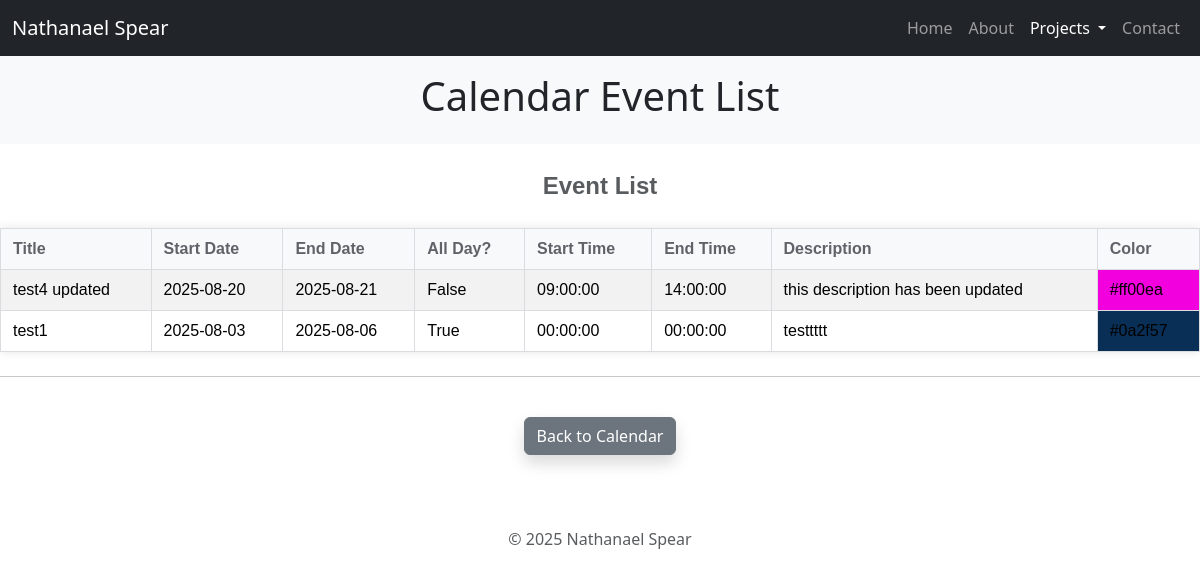
The app's page /projects/schedulingCalendar/eventViewer, older data.
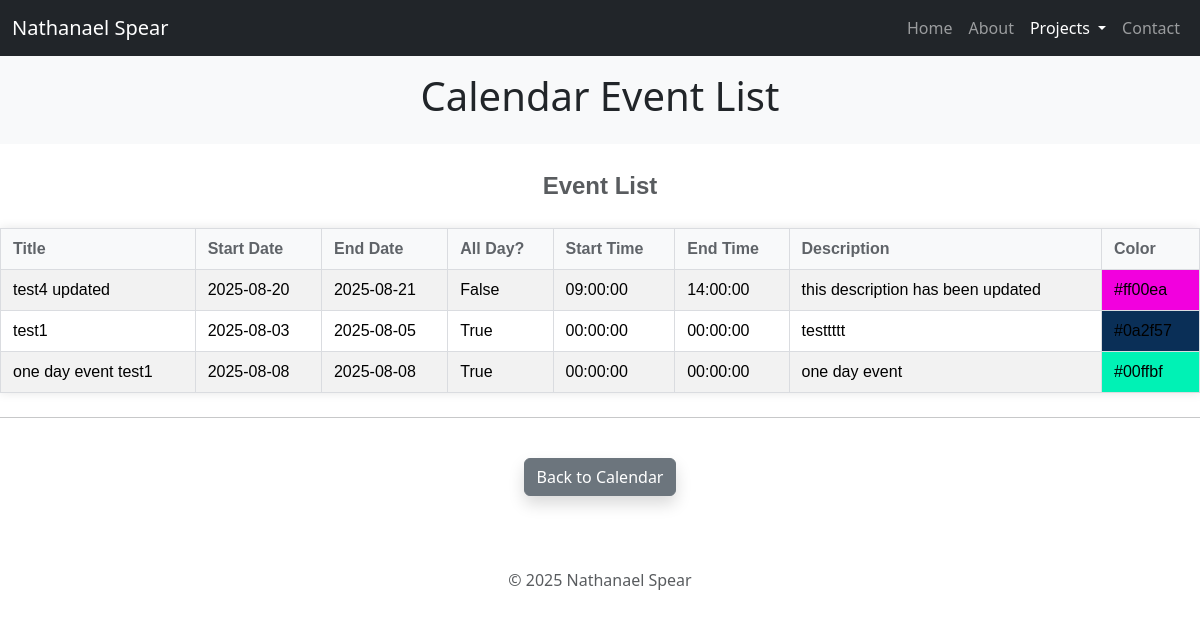
The same page, newer data.
### models.py (models this page shows, shortened)
class ScheduleEventList(db.Model):
    id = db.Column(db.Integer, primary_key = True)
    title = db.Column(db.String(200), nullable = False)
    start_date = db.Column(db.Date, nullable = False)
    end_date = db.Column(db.Date, nullable = True)
    start_time = db.Column(db.Time, nullable = True)
    end_time = db.Column(db.Time, nullable = True)
    all_day = db.Column(db.Boolean, nullable = False, default = False)
    description = db.Column(db.String(500), nullable = True)
    url = db.Column(db.String(200), nullable = True)
    color = db.Column(db.String(7), default = "#007bff")
    class_name = db.Column(db.String(50), nullable = True)

### routes/projects.py (the view)
@projects_bp.route('/schedulingCalendar/eventViewer', methods = ['GET'])
def eventViewer_Page():
    events = ScheduleEventList.query.all()
    return render_template('projects/schedulerproject/eventViewer.html', active_page = 'schedulingCalendar', events = events)

### templates/projects/schedulerproject/eventViewer.html (shortened to what this page needs)
{% extends "base.html" %}
{% block content %}
    <div class='py-3 bg-light'>
        <h1 class="text-center">Calendar Event List</h1>
    </div>
    <div class="fade-in">
        <div id="event-table-container">
            <table class="table table-striped table-hover caption-top spreadsheet-table mb-4">
                <caption class="text-center fs-4 fw-bold mb-3 mt-3">Event List</caption>
                <thead>
                    <tr>
                        <th class="sort" data-sort="title">Title</th>
                        <th class="sort" data-sort="start_date">Start Date</th>
                        <th class="sort" data-sort="end_date">End Date</th>
                        <th class="sort" data-sort="all_day">All Day?</th>
                        <th class="sort" data-sort="start_time">Start Time</th>
                        <th class="sort" data-sort="end_time">End Time</th>
                        <th class="sort" data-sort="description">Description</th>
                        <th class="sort" data-sort="color">Color</th>
                    </tr>
                </thead>
                <tbody class="list">
                    {% for event in events %}
                    <tr>
                        <td class="title">{{ event.title }}</td>
                        <td class="start_date">{{ event.start_date }}</td>
                        <td class="end_date">{{ event.end_date }}</td>
                        <td class="all_day">{{ event.all_day }}</td>
                        <td class="start_time">{{ event.start_time }}</td>
                        <td class="end_time">{{ event.end_time }}</td>
                        <td class="description">{{ event.description }}</td>
                        <td style="{% if event.color %}background-color: {{ event.color }};{% endif %}" class="color">{{ event.color if event.color else 'No Color' }}</td>
                    </tr>
                    {% endfor %}
                </tbody>
            </table>
        </div>
        <hr>
        <div class="d-flex justify-content-center">
            <button class="btn btn-secondary mt-4 shadow" id="back-to-calendar-btn">
                Back to Calendar
            </button>
        </div>
    </div>
{% endblock %}

### templates/base.html (shortened to what this page needs)
<!DOCTYPE html>
<html lang="en">
<head>
  <link href="https://cdn.jsdelivr.net/npm/bootstrap@5.3.7/dist/css/bootstrap.min.css" rel="stylesheet">
  <link rel="stylesheet" href="https://cdn.jsdelivr.net/npm/bootstrap-icons@1.13.1/font/bootstrap-icons.min.css">
  <link rel="stylesheet" type='text/css' href="https://cdn.jsdelivr.net/gh/devicons/devicon@latest/devicon.min.css" />
  <link rel="stylesheet" href="https://cdnjs.cloudflare.com/ajax/libs/font-awesome/6.4.0/css/all.min.css">
  <link rel="stylesheet" href="https://cdn.jsdelivr.net/npm/flatpickr/dist/flatpickr.min.css">
  <link rel="stylesheet" href="{{ url_for('static', filename='css/style.css') }}">
</head>
<body>
<nav class="navbar navbar-expand-lg navbar-dark bg-dark">
  <div class="container-fluid">
    <a class="navbar-brand" href="/contact">Nathanael Spear</a>
    <div class="collapse navbar-collapse" id="navbarNav">
      <ul class="navbar-nav ms-auto">
        <li class="nav-item">
          <a class="nav-link {% if active_page == 'home' %}active{% endif %}" href="{{ url_for('pages.home_page') }}">Home</a>
        </li>
        <li class="nav-item">
          <a class="nav-link {% if active_page == 'about' %}active{% endif %}" href="{{ url_for('pages.about_page') }}">About</a>
        </li>
		<li class="nav-item dropdown">
			<a class="nav-link {% if active_page in ['projectOverview', 'taskManager', 'schedulingCalendar'] %}active{% endif %} dropdown-toggle" href="#" id="navbarDropdown" role="button" data-bs-toggle="dropdown" aria-expanded="false">
			Projects
			</a>
		</li>
        <li class="nav-item">
          <a class="nav-link {% if active_page == 'contact' %}active{% endif %}" href="{{ url_for('pages.contact_page') }}">Contact</a>
        </li>
      </ul>
    </div>
  </div>
</nav>
{% block content %}{% endblock %}
{% block footerreplace %}
	<footer class="text-center mt-5 mb-3 text-muted">
    <br>
	  © 2025 Nathanael Spear
	</footer>
{% endblock %}
</body>
</html>

### static/css/style.css (style rules this page uses)
th, td { border: 2px, solid, black; }

### templates/projects/schedulerproject/eventViewer.html (style rules this page uses)
.spreadsheet-table { border-collapse: collapse; font-family: Arial, sans-serif; box-shadow: 0 0 10px rgba(0, 0, 0, 0.1); }
.spreadsheet-table thead th, .spreadsheet-table tbody td { border: 1px solid #dadce0; padding: 8px 12px; }
.spreadsheet-table thead th { background-color: #f8f9fa; font-weight: bold; color: #5f6368; }
.spreadsheet-table tbody tr:nth-child(even) { background-color: #fcfcfc; }
.spreadsheet-table, .spreadsheet-table thead, .spreadsheet-table tbody { border-radius: 0; }
.fade-in { opacity: 0; animation: fadeIn 1.2s ease-in forwards; }
.sort { cursor: pointer; text-decoration: none; }

Row changes from the older to the newer data that the page shows:
changed ScheduleEventList "test1": end_date "2025-08-06" → "2025-08-05"
added ScheduleEventList: title "one day event test1", start_date "2025-08-08", end_date "2025-08-08", all_day "True", start_time "00:00:00", end_time "00:00:00", description "one day event", color "#00ffbf"
